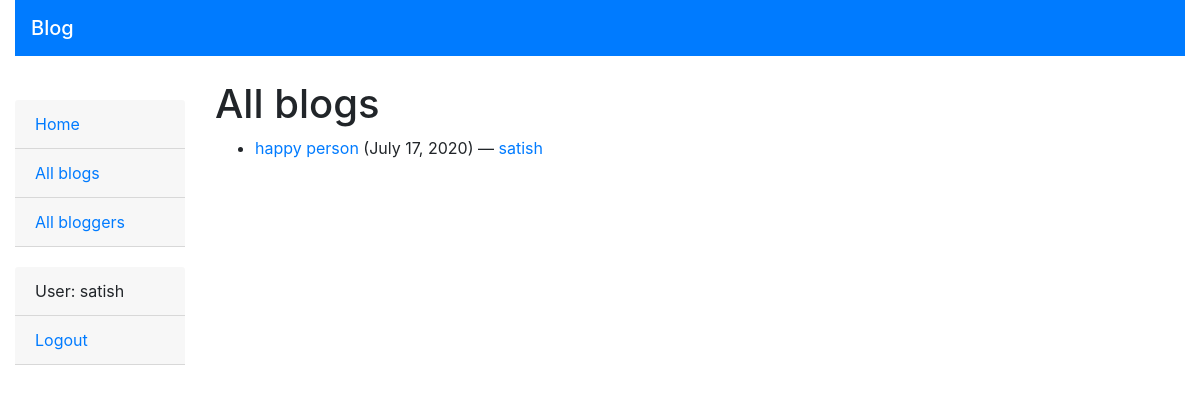
The app's page /blog/blogs/ (signed in) with its own data.
### Blog/models.py (models this page shows, shortened)
class Blog(models.Model):
    name = models.CharField(max_length=500)
    author = models.ForeignKey(BlogAuthor, on_delete=models.SET_NULL, null=True)
    description = models.TextField(max_length=5000, help_text="Please Enter the blog description here.")
    post_date = models.DateField(default=date.today)
    class Meta:
        ordering = ["-post_date"]
    def get_absolute_url(self):
        return reverse('blog-detail', args=[str(self.id)])

class BlogAuthor(models.Model):
    user = models.OneToOneField(User, on_delete=models.SET_NULL, null=True)
    bio = models.TextField(max_length=500, help_text="Please Enter the bio details here.")
    class Meta:
        ordering = ["user", "bio"]
    def __str__(self):
        return self.user.username

### Blog/views.py (the view)
# urls.py: path('blogs/', views.BlogListView.as_view(), name='blogs'),
class BlogListView(generic.ListView):
    model = Blog
    paginate_by = 5

### Blog/templates/blog/blog_list.html
{% extends "base_generic.html" %}
{% block content %}
    <h1>All blogs</h1>
    {% if blog_list %}
    <ul>
      {% for blog in blog_list %}
      <li>
        <a href="{{ blog.get_absolute_url }}">{{ blog.name }}</a> ({{blog.post_date}}) — <a href="{% url 'blogs-by-author' blog.author.pk %}">{{ blog.author }}</a>
      </li>
      {% endfor %}
    </ul>
    {% else %}
      <p>There are no blogs.</p>
    {% endif %}
{% endblock %}

### Blog/templates/base_generic.html (shortened to what this page needs)
<!DOCTYPE html>
<html lang="en">
<head>
    <link rel="stylesheet" href="https://stackpath.bootstrapcdn.com/bootstrap/4.5.0/css/bootstrap.min.css">
  {% load static %}
  <link rel="stylesheet" href="{% static 'css/styles.css' %}">
</head>
<body>
    <div class="container-fluid">
        <div class="row">
            <div class="col-md-12">
                <nav class="navbar navbar-dark bg-primary">
                    <span class="navbar-brand mb-0 h1">Blog</span>
            </nav>
            </div>
        </div>
    </div>
<br>
<div class="container-fluid">
    <div class="row">
        <div class="col-sm-2">
            {% block sidebar %}
                <ul class="sidebar-nav">
                    <div class="card-header">
                        <li><a href="{% url 'index' %}">Home</a></li>
                    </div>
                    <div class="card-header">
                        <li><a href="{% url 'blogs' %}">All blogs</a></li>
                    </div>
                    <div class="card-header">
                        <li><a href="{% url 'bloggers' %}">All bloggers</a></li>
                    </div>
                </ul>
                <ul class="sidebar-nav">
                {% if user.is_authenticated %}
                    <div class="card-header">
                        <li>User: {{ user.get_username }}</li>
                    </div>
                    <div class="card-header">
                        <li><a href="{% url 'logout'%}?next={{request.path}}">Logout</a></li>
                    </div>
                {% else %}
                    <div class="card-header">
                        <li><a href="{% url 'login'%}?next={{request.path}}">Login</a></li>
                    </div>
                {% endif %}
  </ul>
            {% endblock %}
        </div>
        <div class="col-sm-10 ">
            {% block content %}{% endblock %}
        </div>
    </div>
</div>
</body>
</html>

### Blog/static/css/styles.css (style rules this page uses)
.sidebar-nav { margin-top: 20px; padding: 0; list-style: none; }

### records on screen
Blog: name "happy person", post_date "July 17, 2020", author "satish"

### other values on screen
{{ user.get_username }} "satish"
